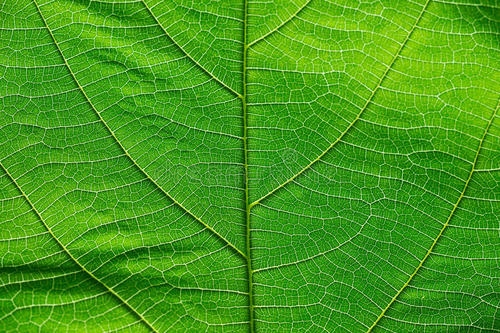
#> input picture Digital image processing/0.jpg, 500 x 333 px
$ jupyter execute 7.ipynb   (older library calls are emulated)
#> lines starting #> are read from the running program, lines starting #| are printed output that depends on the picture
[cell 1]
import numpy as np
import cv2
import matplotlib.pyplot as plt
from skimage.feature import greycomatrix, greycoprops

def get_inputs(s):  # s为图像路径
#> called with s = '0.jpg'
    input = cv2.imread(s, cv2.IMREAD_GRAYSCALE)  # 读取图像，灰度模式
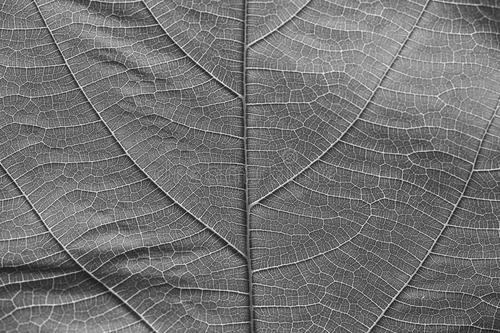
#> input: shape (333, 500); min 0, max 255, mean 114.2

    # 得到共生矩阵，参数：图像矩阵，距离，方向，灰度级别，是否对称，是否标准化
    glcm = greycomatrix(
        input, [
            2, 8, 16], [
            0, np.pi / 4, np.pi / 2, np.pi * 3 / 4], 256, symmetric=True, normed=True)

    print('GLCM:', glcm)
#> (printed output is left out)

    # 得到共生矩阵统计值，
    for prop in {'contrast', 'dissimilarity',
                 'homogeneity', 'energy', 'correlation', 'ASM'}:
        temp = greycoprops(glcm, prop)
        # temp=np.array(temp).reshape(-1)
        print(prop, temp)
#> this loop made 6 passes
#> (printed output is left out)

    plt.imshow(input, cmap="gray")
    #plt.show()


if __name__ == '__main__':
    get_inputs(r"0.jpg")
